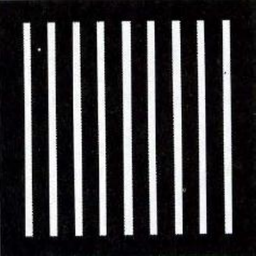
#> input picture trabalhos/lista01/exercicio03/img.png, 256 x 256 px, shrunk from 594 x 595 before the run
$ python exe.py
#> lines starting #> are read from the running program, lines starting #| are printed output that depends on the picture
import cv2
import numpy as np

#img[i-3:i+4, j-3:j+4]  pegar a regiao 7x7

def filtro_media(img):
	m = img.shape[0]
	n = img.shape[1]


	mascara = np.ones([3, 3], dtype = int)
	mascara = mascara / 9


	img_new = np.zeros([m, n])

	for i in range(1, m-1):
		for j in range(1, n-1):
			temp = img[i-1, j-1]*mascara[0, 0] + img[i-1, j]*mascara[0, 1] + img[i-1, j + 1] * mascara[0, 2] + img[i, j-1]*mascara[1, 0] + img[i, j]*mascara[1, 1] + img[i, j + 1]*mascara[1, 2] + img[i + 1, j-1]*mascara[2, 0] + img[i + 1, j]*mascara[2, 1] + img[i + 1, j + 1]*mascara[2, 2]

			img_new[i, j]= temp

	img_new = img_new.astype(np.uint8)
	return img_new

def filtro_media_7x7(img):
    m, n = img.shape
    img_new = np.zeros((m, n), dtype=np.float32)


    mascara = np.ones((7, 7), dtype=np.float32) / 49.0


    for i in range(3, m - 3):
        for j in range(3, n - 3):
            bloco = img[i-3:i+4, j-3:j+4]
            img_new[i, j] = np.sum(bloco * mascara)


    img_new = np.clip(img_new, 0, 255).astype(np.uint8)
    return img_new


def filtro_min(img):
	m, n = img.shape
	img_new = np.zeros([m, n])
	array_tmp=[]
	min_tmp = 0

	for i in range(1, m-1):
		for j in range(1, n-1):
			array_tmp.append(img[i-1, j-1])
			array_tmp.append(img[i-1, j])
			array_tmp.append(img[i-1, j+1])
			array_tmp.append(img[i, j-1])
			array_tmp.append(img[i, j])
			array_tmp.append(img[i, j+1])
			array_tmp.append(img[i+1, j-1])
			array_tmp.append(img[i+1, j])
			array_tmp.append(img[i+1, j+1])

			min_tmp = min(array_tmp)
			array_tmp = []

			img_new[i, j] = min_tmp


	return img_new


def filtro_min_7x7(img):
    m, n = img.shape
    img_new = np.zeros((m, n), dtype=np.uint8)

    for i in range(3, m - 3):
        for j in range(3, n - 3):
            bloco = img[i-3:i+4, j-3:j+4]
            min_tmp = np.min(bloco)
            img_new[i, j] = min_tmp

    return img_new


def filtro_mediana(img):
	m, n = img.shape

	img_new = np.zeros([m, n], dtype = int)
	temp = []

	for i in range(1, m-1):
		for j in range(1, n-1):
			temp.append(img[i-1, j-1])
			temp.append(img[i-1, j])
			temp.append(img[i-1, j+1])
			temp.append(img[i, j-1])
			temp.append(img[i, j])
			temp.append(img[i, j+1])
			temp.append(img[i+1, j-1])
			temp.append(img[i+1, j])
			temp.append(img[i+1, j+1])
			temp.sort()
			tmp = (temp[4])

			temp = []
			#ordenar array


			img_new[i, j]= tmp


	return img_new


def filtro_mediana_7x7(img):
    m, n = img.shape
    img_new = np.zeros((m, n), dtype=np.uint8)

    for i in range(3, m - 3):
        for j in range(3, n - 3):
            bloco = img[i-3:i+4, j-3:j+4]
            mediana = np.median(bloco)
            img_new[i, j] = mediana

    return img_new


def filtro_max(img):
	m, n = img.shape
	img_new = np.zeros([m, n])
	array_tmp=[]
	min_tmp = 0

	for i in range(1, m-1):
		for j in range(1, n-1):
			array_tmp.append(img[i-1, j-1])
			array_tmp.append(img[i-1, j])
			array_tmp.append(img[i-1, j+1])
			array_tmp.append(img[i, j-1])
			array_tmp.append(img[i, j])
			array_tmp.append(img[i, j+1])
			array_tmp.append(img[i+1, j-1])
			array_tmp.append(img[i+1, j])
			array_tmp.append(img[i+1, j+1])

			min_tmp = max(array_tmp)
			array_tmp = []

			img_new[i, j] = min_tmp


	return img_new


def filtro_max_7x7(img):
    m, n = img.shape
    img_new = np.zeros((m, n), dtype=np.uint8)

    for i in range(3, m - 3):
        for j in range(3, n - 3):
            bloco = img[i-3:i+4, j-3:j+4]
            max_tmp = np.max(bloco)
            img_new[i, j] = max_tmp

    return img_new


img = cv2.imread('img.png',cv2.IMREAD_GRAYSCALE)
#> img: shape (256, 256); min 0, max 255, mean 58

out_media_3x3 = filtro_media(img)
#> after the loop in filtro_media, `for i in range(1, m-1):`:
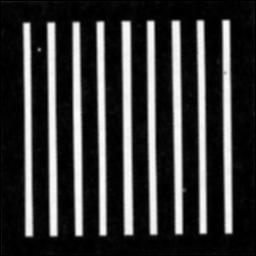
#> img_new: shape (256, 256) float64; min 0, max 252.4, mean 57.9
out_media_7x7 = filtro_media_7x7(img)
#> after the loop in filtro_media_7x7, `for i in range(3, m - 3):`:
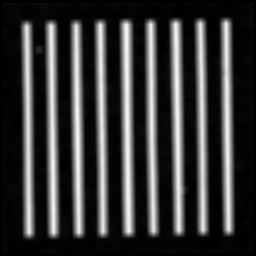
#> img_new: shape (256, 256) float32; min 0, max 246, mean 57.7

out_mediana_3x3 = filtro_mediana(img)
out_mediana_7x7 = filtro_mediana_7x7(img)

out_min_3x3 = filtro_min(img)
#> after the loop in filtro_min, `for i in range(1, m-1):`:
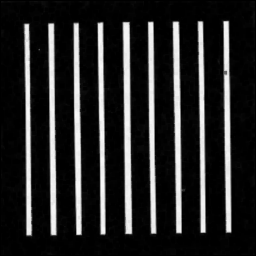
#> img_new: shape (256, 256) float64; min 0, max 251, mean 40
out_min_7x7 = filtro_min_7x7(img)
#> after the loop in filtro_min_7x7, `for i in range(3, m - 3):`:
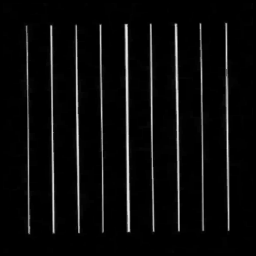
#> img_new: shape (256, 256); min 0, max 240, mean 11

out_max_3x3 = filtro_max(img)
#> after the loop in filtro_max, `for i in range(1, m-1):`:
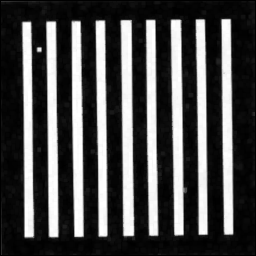
#> img_new: shape (256, 256) float64; min 0, max 255, mean 76.4
out_max_7x7 = filtro_max_7x7(img)
#> after the loop in filtro_max_7x7, `for i in range(3, m - 3):`:
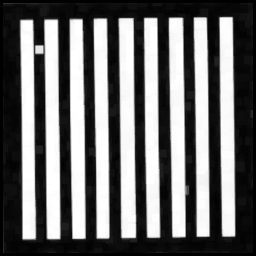
#> img_new: shape (256, 256); min 0, max 255, mean 109.7

cv2.imwrite('saida_media_3x3.png', out_media_3x3)
cv2.imwrite('saida_media_7x7.png', out_media_7x7)

cv2.imwrite('saida_mediana_3x3.png', out_mediana_3x3)
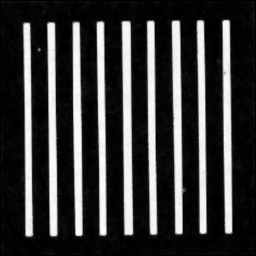
#> saved as saida_mediana_3x3.png: shape (256, 256); min 0, max 252, mean 57.6
cv2.imwrite('saida_mediana_7x7.png', out_mediana_7x7)

cv2.imwrite('saida_min_3x3.png', out_min_3x3)
cv2.imwrite('saida_min_7x7.png', out_min_7x7)

cv2.imwrite('saida_max_3x3.png', out_max_3x3)
cv2.imwrite('saida_max_7x7.png', out_max_7x7)
